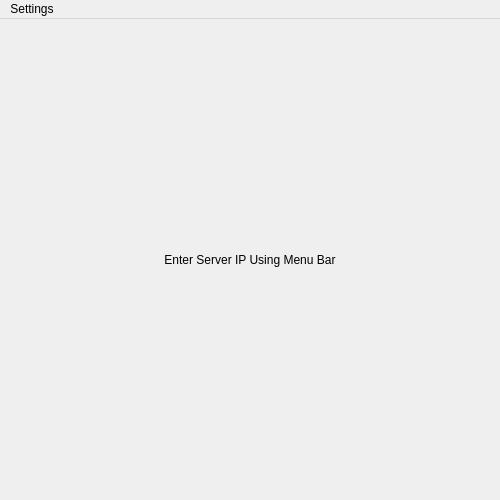
<?xml version="1.0" encoding="UTF-8"?>
<ui version="4.0">
 <class>MainWindow</class>
 <widget class="QMainWindow" name="MainWindow">
  <property name="windowModality">
   <enum>Qt::ApplicationModal</enum>
  </property>
  <property name="geometry">
   <rect>
    <x>0</x>
    <y>0</y>
    <width>500</width>
    <height>500</height>
   </rect>
  </property>
  <property name="sizePolicy">
   <sizepolicy hsizetype="Fixed" vsizetype="Fixed">
    <horstretch>0</horstretch>
    <verstretch>0</verstretch>
   </sizepolicy>
  </property>
  <property name="cursor">
   <cursorShape>ArrowCursor</cursorShape>
  </property>
  <property name="windowTitle">
   <string>Ball Bouncer Desktop</string>
  </property>
  <property name="windowIcon">
   <iconset resource="icon.qrc">
    <normaloff>:/icons/ping-pong-layered.svg</normaloff>:/icons/ping-pong-layered.svg</iconset>
  </property>
  <widget class="QCircleDrawingWidget" name="MainArea">
   <layout class="QGridLayout" name="gridLayout_3">
    <property name="spacing">
     <number>0</number>
    </property>
    <item row="0" column="0">
     <widget class="QLabel" name="EnterIPLabel">
      <property name="text">
       <string>Enter Server IP Using Menu Bar</string>
      </property>
      <property name="alignment">
       <set>Qt::AlignCenter</set>
      </property>
     </widget>
    </item>
   </layout>
  </widget>
  <widget class="QMenuBar" name="menuBar">
   <property name="geometry">
    <rect>
     <x>0</x>
     <y>0</y>
     <width>500</width>
     <height>22</height>
    </rect>
   </property>
   <widget class="QMenu" name="menuSet_Server_IP">
    <property name="title">
     <string>Settings</string>
    </property>
    <addaction name="actionSet_Server_IP"/>
   </widget>
   <addaction name="menuSet_Server_IP"/>
  </widget>
  <action name="actionConnect">
   <property name="text">
    <string>Connect</string>
   </property>
  </action>
  <action name="actionCalibrate">
   <property name="text">
    <string>Calibrate</string>
   </property>
  </action>
  <action name="actionSet_Server_IP">
   <property name="text">
    <string>Set Server IP</string>
   </property>
   <property name="font">
    <font>
     <family>Ubuntu</family>
    </font>
   </property>
  </action>
 </widget>
 <customwidgets>
  <customwidget>
   <class>QCircleDrawingWidget</class>
   <extends>QWidget</extends>
   <header>qcircledrawingwidget.h</header>
   <container>1</container>
  </customwidget>
 </customwidgets>
 <resources>
  <include location="icon.qrc"/>
 </resources>
 <connections/>
</ui>
